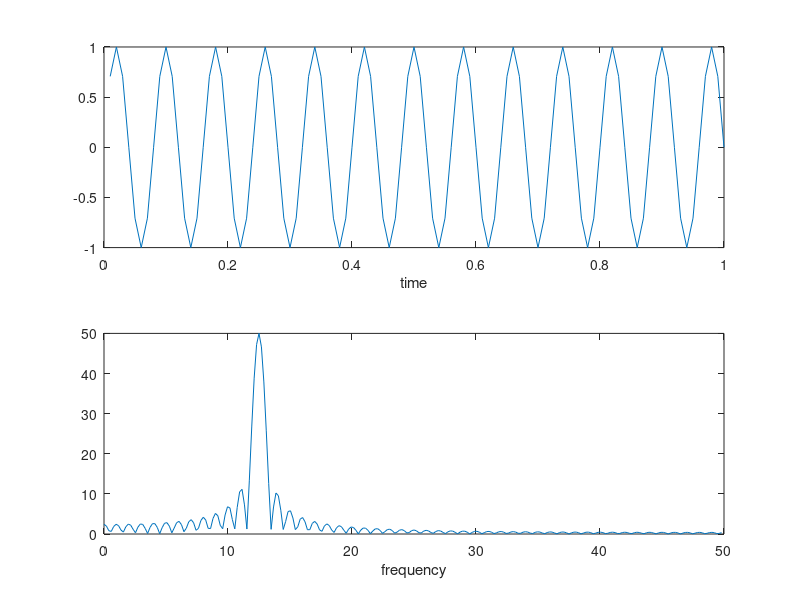

MATLAB code to generate this figure:
clear all
clc
Fs=100;
t=(1:100)/Fs;
f=5;
s=sin(5*pi*f*t);
subplot(2,1,1)
plot(t,s)
xlabel('time')

S=fft(s,512);
w=(0:255)/256*(Fs/2);
subplot(2,1,2)
plot(w,abs(S(1:256)))
xlabel('frequency')